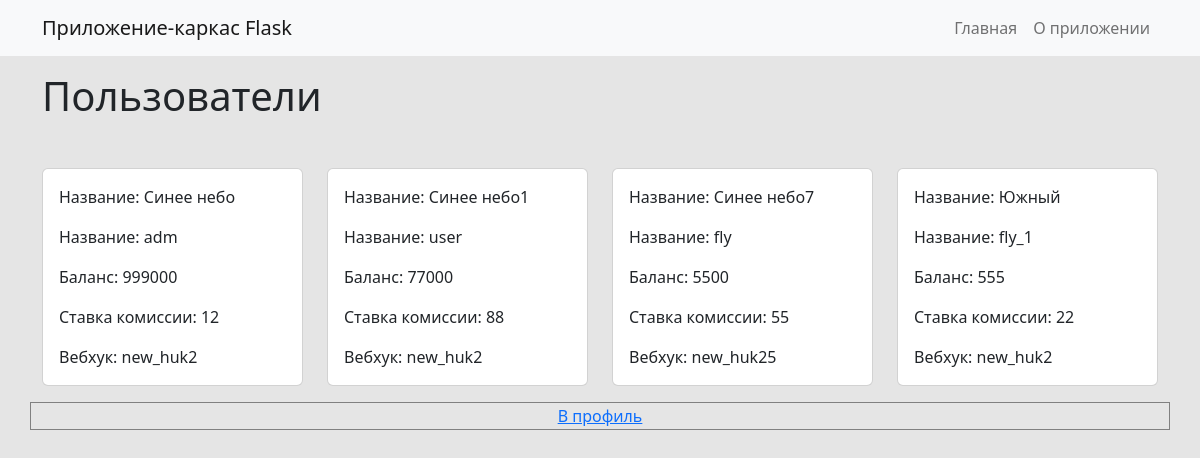
Page /balanse (signed in) on the committed database.
### app/models.py (models this page shows, shortened)
class User(UserMixin, db.Model):
    id = db.Column(db.Integer, primary_key=True)
    name = db.Column(db.String(100), )
    username = db.Column(db.String(64), index=True, unique=True)
    email = db.Column(db.String(120), index=True, unique=True)
    password_hash = db.Column(db.String(128))
    balance = db.Column(db.Integer)
    commission_rate = db.Column(db.Integer)
    URL_webhook = db.Column(db.String(100))

### app/routes.py (the view)
@app.route('/balanse')
@login_required
def users():
    all_users = User.query.all()
    return render_template('balanse.html', users=all_users)

### app/routes.py (called while the page is built)
@login_manager.user_loader
def load_user(user_id):
    return User.query.get(int(user_id))

### app/templates/balanse.html (shortened to what this page needs)
{% extends 'base.html' %}
{% block content %}
<h1 class="mb-5">Пользователи</h1>
<div class="card-columns">
    <div class="row">
        {% for user in users %}
        <div class="col-md-3">
            <div class="card mb-3">
                <div class="card-body">
                    <p class="card-text">Название: {{ user.name }}</p>
                    <p class="card-text">Название: {{ user.username }}</p>
                    <p class="card-text">Баланс: {{ user.balance }}</p>
                    <p class="card-text">Ставка комиссии: {{ user.commission_rate }}</p>
                    <p class="card-text">Вебхук: {{ user.URL_webhook }}</p>
                </div>
            </div>
        </div>
        {% endfor %}
        <table border=1 style="cellpadding: 5; cellspacing:5 ">
            <tr align=center>
                <td width="140"><a href="{{ url_for('profile') }}">В профиль</a></td>
            </tr>
        </table>
    </div>
</div>
{% endblock %}

### app/templates/base.html (shortened to what this page needs)
<!DOCTYPE html>
<html lang="ru">
<head>
    <link href="https://cdn.jsdelivr.net/npm/bootstrap@5.2.3/dist/css/bootstrap.min.css" rel="stylesheet">
    <link rel="stylesheet" href="https://cdnjs.cloudflare.com/ajax/libs/font-awesome/4.7.0/css/font-awesome.min.css">
    <link rel="stylesheet" href="{{ url_for('static', filename='custom.css') }}">
</head>
<body>
<nav class="navbar navbar-expand-lg navbar-light bg-light">
    <div class="container">
        <a class="navbar-brand" href="#">Приложение-каркас Flask</a>
        <div class="collapse navbar-collapse justify-content-end"
             id="navbarNav">
            <ul class="navbar-nav">
                <li class="nav-item">
                    <a class="nav-link" href="#">Главная</a>
                </li>
                <li class="nav-item">
                    <a class="nav-link" href="#">О приложении</a>
                </li>
            </ul>
        </div>
    </div>
</nav>
<div class="container my-3">
    {% block content %}
    {% endblock %}
</div>
</body>
</html>

### app/static/custom.css (style rules this page uses)
body { background-color: #e5e5e5; }

### rows in the picture
User: name "Синее небо", username "adm", balance "999000", commission_rate "12", URL_webhook "new_huk2"
User: name "Синее небо1", username "user", balance "77000", commission_rate "88", URL_webhook "new_huk2"
User: name "Синее небо7", username "fly", balance "5500", commission_rate "55", URL_webhook "new_huk25"
User: name "Южный", username "fly_1", balance "555", commission_rate "22", URL_webhook "new_huk2"
